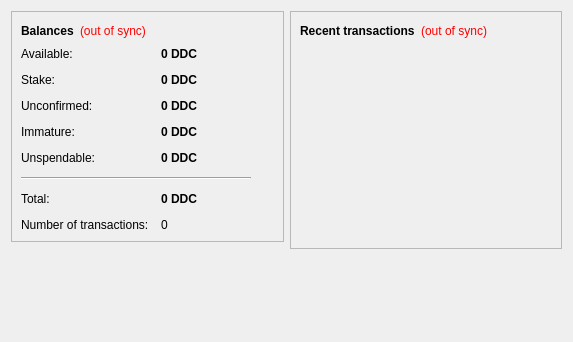
<?xml version="1.0" encoding="UTF-8"?>
<ui version="4.0">
 <class>OverviewPage</class>
 <widget class="QWidget" name="OverviewPage">
  <property name="geometry">
   <rect>
    <x>0</x>
    <y>0</y>
    <width>573</width>
    <height>342</height>
   </rect>
  </property>
  <property name="windowTitle">
   <string>Form</string>
  </property>
  <layout class="QHBoxLayout" name="horizontalLayout" stretch="1,1">
   <item>
    <layout class="QVBoxLayout" name="verticalLayout_2">
     <item>
      <widget class="QFrame" name="frame">
       <property name="frameShape">
        <enum>QFrame::StyledPanel</enum>
       </property>
       <property name="frameShadow">
        <enum>QFrame::Raised</enum>
       </property>
       <layout class="QVBoxLayout" name="verticalLayout_4">
        <item>
         <layout class="QHBoxLayout" name="horizontalLayout_4">
          <item>
           <widget class="QLabel" name="label_5">
            <property name="font">
             <font>
              <weight>75</weight>
              <bold>true</bold>
             </font>
            </property>
            <property name="text">
             <string>Balances</string>
            </property>
           </widget>
          </item>
          <item>
           <widget class="QLabel" name="labelWalletStatus">
            <property name="toolTip">
             <string>The displayed information may be out of date. Your wallet automatically synchronizes with the DDCoin network after a connection is established, but this process has not completed yet.</string>
            </property>
            <property name="styleSheet">
             <string notr="true">QLabel { color: red; }</string>
            </property>
            <property name="text">
             <string notr="true">(out of sync)</string>
            </property>
            <property name="alignment">
             <set>Qt::AlignLeading|Qt::AlignLeft|Qt::AlignVCenter</set>
            </property>
           </widget>
          </item>
          <item>
           <spacer name="horizontalSpacer_2">
            <property name="orientation">
             <enum>Qt::Horizontal</enum>
            </property>
            <property name="sizeHint" stdset="0">
             <size>
              <width>40</width>
              <height>20</height>
             </size>
            </property>
           </spacer>
          </item>
         </layout>
        </item>
        <item>
         <layout class="QFormLayout" name="formLayout_2">
          <property name="fieldGrowthPolicy">
           <enum>QFormLayout::AllNonFixedFieldsGrow</enum>
          </property>
          <property name="horizontalSpacing">
           <number>12</number>
          </property>
          <property name="verticalSpacing">
           <number>12</number>
          </property>
          <item row="0" column="0">
           <widget class="QLabel" name="labelAvailableText">
            <property name="toolTip">
             <string>Your current available balance</string>
            </property>
            <property name="text">
             <string>Available:</string>
            </property>
           </widget>
          </item>
          <item row="0" column="1">
           <widget class="QLabel" name="labelAvailable">
            <property name="font">
             <font>
              <weight>75</weight>
              <bold>true</bold>
             </font>
            </property>
            <property name="cursor">
             <cursorShape>IBeamCursor</cursorShape>
            </property>
            <property name="toolTip">
             <string>Your current available balance</string>
            </property>
            <property name="text">
             <string notr="true">0 DDC</string>
            </property>
            <property name="alignment">
             <set>Qt::AlignLeading|Qt::AlignLeft|Qt::AlignVCenter</set>
            </property>
            <property name="textInteractionFlags">
             <set>Qt::LinksAccessibleByMouse|Qt::TextSelectableByKeyboard|Qt::TextSelectableByMouse</set>
            </property>
           </widget>
          </item>
          <item row="1" column="0">
           <widget class="QLabel" name="label_6">
            <property name="toolTip">
             <string>Total of coins that was staked, and do not yet count toward the current balance</string>
            </property>
            <property name="text">
             <string>Stake:</string>
            </property>
           </widget>
          </item>
          <item row="1" column="1">
           <widget class="QLabel" name="labelStake">
            <property name="font">
             <font>
              <weight>75</weight>
              <bold>true</bold>
             </font>
            </property>
            <property name="cursor">
             <cursorShape>IBeamCursor</cursorShape>
            </property>
            <property name="toolTip">
             <string>Total of coins that was staked, and do not yet count toward the current balance</string>
            </property>
            <property name="text">
             <string notr="true">0 DDC</string>
            </property>
            <property name="alignment">
             <set>Qt::AlignLeading|Qt::AlignLeft|Qt::AlignVCenter</set>
            </property>
            <property name="textInteractionFlags">
             <set>Qt::LinksAccessibleByMouse|Qt::TextSelectableByKeyboard|Qt::TextSelectableByMouse</set>
            </property>
           </widget>
          </item>
          <item row="2" column="0">
           <widget class="QLabel" name="label_3">
            <property name="toolTip">
             <string>Total of transactions that have yet to be confirmed, and do not yet count toward the current balance</string>
            </property>
            <property name="text">
             <string>Unconfirmed:</string>
            </property>
           </widget>
          </item>
          <item row="2" column="1">
           <widget class="QLabel" name="labelUnconfirmed">
            <property name="font">
             <font>
              <weight>75</weight>
              <bold>true</bold>
             </font>
            </property>
            <property name="cursor">
             <cursorShape>IBeamCursor</cursorShape>
            </property>
            <property name="toolTip">
             <string>Total of transactions that have yet to be confirmed, and do not yet count toward the current balance</string>
            </property>
            <property name="text">
             <string notr="true">0 DDC</string>
            </property>
            <property name="alignment">
             <set>Qt::AlignLeading|Qt::AlignLeft|Qt::AlignVCenter</set>
            </property>
            <property name="textInteractionFlags">
             <set>Qt::LinksAccessibleByMouse|Qt::TextSelectableByKeyboard|Qt::TextSelectableByMouse</set>
            </property>
           </widget>
          </item>
          <item row="3" column="0">
           <widget class="QLabel" name="labelImmatureText">
            <property name="toolTip">
             <string>Mined balance that has not yet matured</string>
            </property>
            <property name="text">
             <string>Immature:</string>
            </property>
           </widget>
          </item>
          <item row="3" column="1">
           <widget class="QLabel" name="labelImmature">
            <property name="font">
             <font>
              <weight>75</weight>
              <bold>true</bold>
             </font>
            </property>
            <property name="toolTip">
             <string>Mined balance that has not yet matured</string>
            </property>
            <property name="text">
             <string notr="true">0 DDC</string>
            </property>
            <property name="alignment">
             <set>Qt::AlignLeading|Qt::AlignLeft|Qt::AlignVCenter</set>
            </property>
            <property name="textInteractionFlags">
             <set>Qt::LinksAccessibleByMouse|Qt::TextSelectableByKeyboard|Qt::TextSelectableByMouse</set>
            </property>
           </widget>
          </item>
          <item row="4" column="0">
           <widget class="QLabel" name="labelBalanceWatchOnlyText">
            <property name="toolTip">
             <string>Your unspendable balance</string>
            </property>
            <property name="text">
             <string>Unspendable:</string>
            </property>
           </widget>
          </item>
          <item row="4" column="1">
           <widget class="QLabel" name="labelBalanceWatchOnly">
            <property name="font">
             <font>
              <weight>75</weight>
              <bold>true</bold>
             </font>
            </property>
            <property name="cursor">
             <cursorShape>IBeamCursor</cursorShape>
            </property>
            <property name="toolTip">
             <string>Your unspendable balance</string>
            </property>
            <property name="text">
             <string notr="true">0 DDC</string>
            </property>
            <property name="alignment">
             <set>Qt::AlignLeading|Qt::AlignLeft|Qt::AlignVCenter</set>
            </property>
            <property name="textInteractionFlags">
             <set>Qt::LinksAccessibleByMouse|Qt::TextSelectableByKeyboard|Qt::TextSelectableByMouse</set>
            </property>
           </widget>
          </item>
          <item row="5" column="0" colspan="2">
           <widget class="Line" name="line">
            <property name="maximumSize">
             <size>
              <width>230</width>
              <height>16777215</height>
             </size>
            </property>
            <property name="orientation">
             <enum>Qt::Horizontal</enum>
            </property>
           </widget>
          </item>
          <item row="6" column="0">
           <widget class="QLabel" name="labelTotalText">
            <property name="toolTip">
             <string>Your current total balance</string>
            </property>
            <property name="text">
             <string>Total:</string>
            </property>
           </widget>
          </item>
          <item row="6" column="1">
           <widget class="QLabel" name="labelTotal">
            <property name="font">
             <font>
              <weight>75</weight>
              <bold>true</bold>
             </font>
            </property>
            <property name="toolTip">
             <string>Your current total balance</string>
            </property>
            <property name="text">
             <string notr="true">0 DDC</string>
            </property>
            <property name="alignment">
             <set>Qt::AlignLeading|Qt::AlignLeft|Qt::AlignVCenter</set>
            </property>
            <property name="textInteractionFlags">
             <set>Qt::LinksAccessibleByMouse|Qt::TextSelectableByKeyboard|Qt::TextSelectableByMouse</set>
            </property>
           </widget>
          </item>
          <item row="7" column="0">
           <widget class="QLabel" name="label_2">
            <property name="toolTip">
             <string>Total number of transactions in wallet</string>
            </property>
            <property name="text">
             <string>Number of transactions:</string>
            </property>
           </widget>
          </item>
          <item row="7" column="1">
           <widget class="QLabel" name="labelNumTransactions">
            <property name="toolTip">
             <string>Total number of transactions in wallet</string>
            </property>
            <property name="text">
             <string notr="true">0</string>
            </property>
           </widget>
          </item>
         </layout>
        </item>
       </layout>
      </widget>
     </item>
     <item>
      <spacer name="verticalSpacer">
       <property name="orientation">
        <enum>Qt::Vertical</enum>
       </property>
       <property name="sizeHint" stdset="0">
        <size>
         <width>20</width>
         <height>40</height>
        </size>
       </property>
      </spacer>
     </item>
    </layout>
   </item>
   <item>
    <layout class="QVBoxLayout" name="verticalLayout_3">
     <item>
      <widget class="QFrame" name="frame_2">
       <property name="frameShape">
        <enum>QFrame::StyledPanel</enum>
       </property>
       <property name="frameShadow">
        <enum>QFrame::Raised</enum>
       </property>
       <layout class="QVBoxLayout" name="verticalLayout">
        <item>
         <layout class="QHBoxLayout" name="horizontalLayout_2">
          <item>
           <widget class="QLabel" name="label_4">
            <property name="text">
             <string>&lt;b&gt;Recent transactions&lt;/b&gt;</string>
            </property>
           </widget>
          </item>
          <item>
           <widget class="QLabel" name="labelTransactionsStatus">
            <property name="toolTip">
             <string>The displayed information may be out of date. Your wallet automatically synchronizes with the DDCoin network after a connection is established, but this process has not completed yet.</string>
            </property>
            <property name="styleSheet">
             <string notr="true">QLabel { color: red; }</string>
            </property>
            <property name="text">
             <string notr="true">(out of sync)</string>
            </property>
            <property name="alignment">
             <set>Qt::AlignRight|Qt::AlignTrailing|Qt::AlignVCenter</set>
            </property>
           </widget>
          </item>
          <item>
           <spacer name="horizontalSpacer">
            <property name="orientation">
             <enum>Qt::Horizontal</enum>
            </property>
            <property name="sizeHint" stdset="0">
             <size>
              <width>40</width>
              <height>20</height>
             </size>
            </property>
           </spacer>
          </item>
         </layout>
        </item>
        <item>
         <widget class="QListView" name="listTransactions">
          <property name="styleSheet">
           <string notr="true">QListView { background: transparent; }</string>
          </property>
          <property name="frameShape">
           <enum>QFrame::NoFrame</enum>
          </property>
          <property name="verticalScrollBarPolicy">
           <enum>Qt::ScrollBarAlwaysOff</enum>
          </property>
          <property name="horizontalScrollBarPolicy">
           <enum>Qt::ScrollBarAlwaysOff</enum>
          </property>
          <property name="selectionMode">
           <enum>QAbstractItemView::NoSelection</enum>
          </property>
         </widget>
        </item>
       </layout>
      </widget>
     </item>
     <item>
      <spacer name="verticalSpacer_2">
       <property name="orientation">
        <enum>Qt::Vertical</enum>
       </property>
       <property name="sizeHint" stdset="0">
        <size>
         <width>20</width>
         <height>40</height>
        </size>
       </property>
      </spacer>
     </item>
    </layout>
   </item>
  </layout>
 </widget>
 <resources/>
 <connections/>
</ui>
